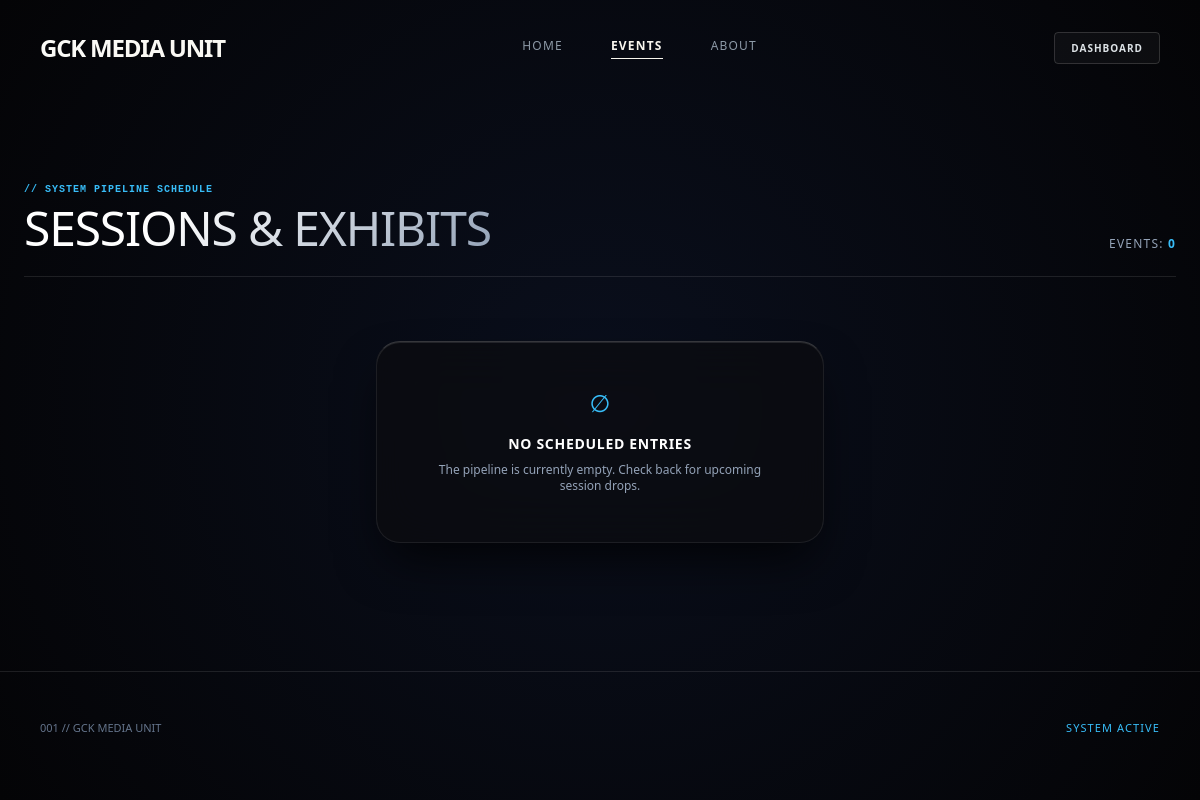
Page /events/ (signed in) on the earlier database version.
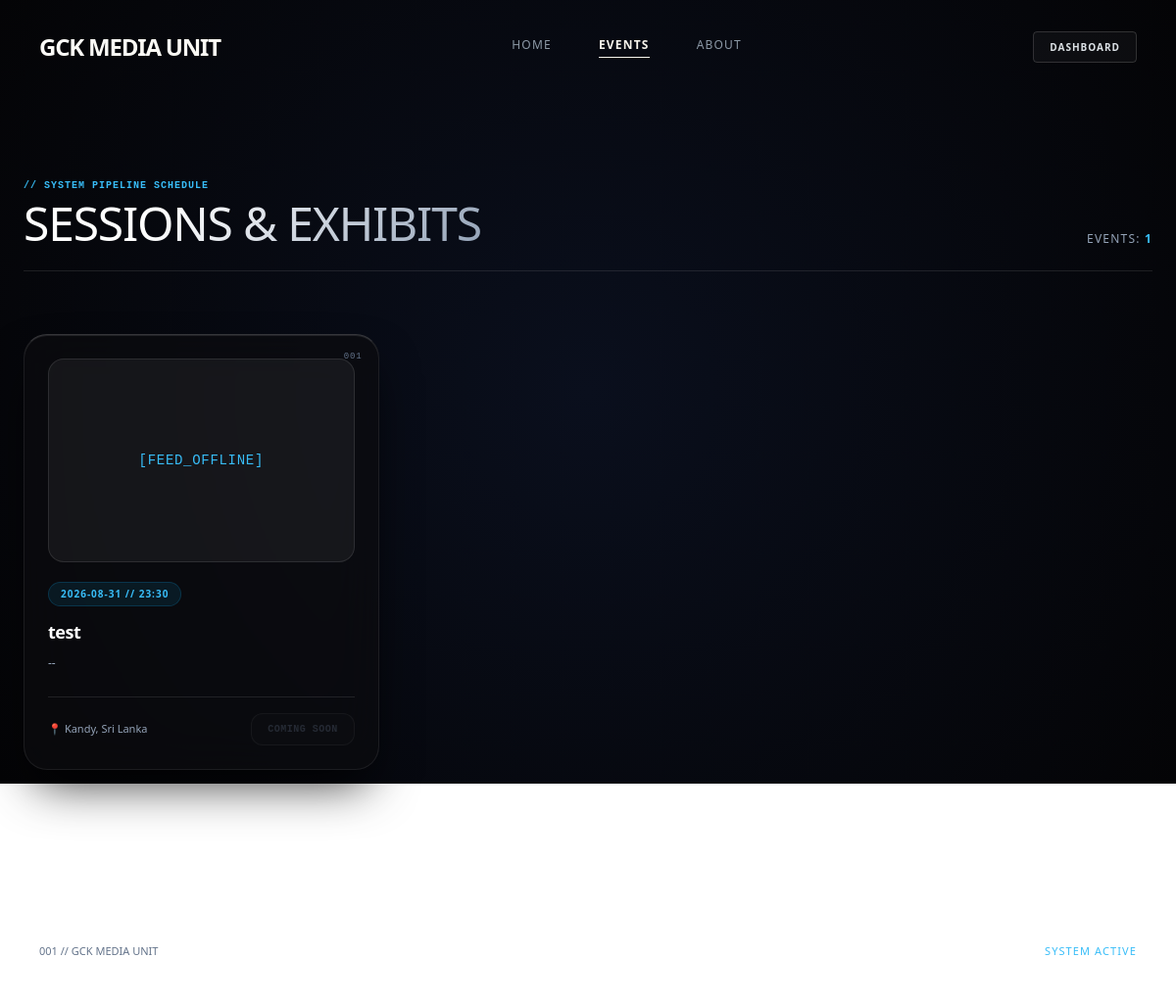
Same page on the later database version.
### myapp/models.py (models this page shows, shortened)
class Event(models.Model):
    title = models.CharField(max_length=200)
    description = models.TextField()
    date = models.DateTimeField()
    location = models.CharField(max_length=250)
    image_url = models.URLField(blank=True, null=True)
    rsvp_link = models.URLField(
        blank=True,
        null=True,
        help_text="Link to sign-up form (e.g., Google Forms, Typeform)"
    )
    created_at = models.DateTimeField(auto_now_add=True)
    history = HistoricalRecords()

### myapp/views.py (the view)
# urls.py: path('events/', views.events_list, name='events'),
def events_list(request):
    all_events = Event.objects.all().order_by('-date')
    upcoming_events = Event.objects.filter(
        date__gte=timezone.now()
    ).order_by('date')
    return render(request, 'myapp/events.html', {'events': all_events})

### myapp/models.py (called while the page is built)
    @classmethod
    def load(cls):
        obj, created = cls.objects.get_or_create(pk=1)
        return obj

### myapp/templates/myapp/events.html (shortened to what this page needs)
<!DOCTYPE html>
<html lang="en">
<head>
    <script src="https://cdn.tailwindcss.com"></script>
</head>
<body class="text-slate-100 min-h-screen font-mono antialiased dot-matrix selection:bg-sky-500 selection:text-black overflow-x-hidden">
    <div id="canvas-container"></div>
    <header class="fixed top-0 left-0 w-full px-4 sm:px-10 py-6 sm:py-8 flex justify-between items-center z-50 mix-blend-difference">
        <a href="/" class="text-xl sm:text-2xl font-bold tracking-tighter text-white font-sans uppercase">
            GCK Media Unit
        </a>
        <nav class="hidden md:flex space-x-12 text-xs uppercase tracking-widest text-slate-400 font-sans">
            <a href="/" class="hover:text-white transition-colors">Home</a>
            <a href="/events/" class="text-white font-semibold border-b border-white pb-1">Events</a>
            <a href="/about/" class="hover:text-white transition-colors">About</a>
        </nav>
        <div>
            {% if user.is_staff %}
                <a href="/admin/" class="action-btn px-3 sm:px-4 py-2 rounded text-[10px] font-semibold text-slate-200 uppercase tracking-widest font-sans">Dashboard</a>
            {% else %}
                <a href="/admin/login/?next=/admin/" class="action-btn px-3 sm:px-4 py-2 rounded text-[10px] font-semibold text-slate-200 uppercase tracking-widest font-sans">AUTH_LOGIN</a>
            {% endif %}
        </div>
    </header>
    <main class="max-w-7xl mx-auto pt-36 sm:pt-44 pb-32 px-4 sm:px-6 relative z-10">
        <div class="mb-16 border-b border-white/10 pb-6 flex flex-col md:flex-row justify-between items-start md:items-end gap-4">
            <div>
                <span class="text-[10px] text-sky-400 font-bold tracking-widest uppercase">// SYSTEM PIPELINE SCHEDULE</span>
                <h1 class="text-2xl sm:text-3xl md:text-5xl font-light gradient-text font-sans tracking-tight mt-1">
                    SESSIONS &amp; EXHIBITS
                </h1>
            </div>
            <div class="text-xs text-slate-400 tracking-widest font-sans">
                EVENTS: <span class="text-sky-400 font-bold">{{ events|length }}</span>
            </div>
        </div>
        {% if events %}
            <div class="grid grid-cols-1 md:grid-cols-2 lg:grid-cols-3 gap-8">
                {% for event in events %}
                    <div class="liquid-glass rounded-3xl p-6 flex flex-col justify-between relative group">
                        <div class="absolute top-4 right-4 text-[9px] text-slate-500 font-mono tracking-widest">00{{ forloop.counter }}</div>
                        <div>
                            {% if event.image_url %}
                                <div class="relative overflow-hidden rounded-2xl mb-5 border border-white/10 group-hover:border-sky-500/40 transition-colors">
                                    <img src="{{ event.image_url }}" alt="{{ event.title }}" class="w-full h-52 object-cover group-hover:scale-105 transition-transform duration-700">
                                </div>
                            {% else %}
                                <div class="w-full h-52 bg-white/5 rounded-2xl mb-5 flex flex-col items-center justify-center border border-white/10 text-slate-400">
                                    <span class="text-sm font-mono tracking-wider text-sky-400">[FEED_OFFLINE]</span>
                                </div>
                            {% endif %}
                            <div class="inline-block px-3 py-1 bg-sky-500/10 border border-sky-500/20 rounded-full text-[10px] font-semibold text-sky-400 mb-3 tracking-widest uppercase font-sans">
                                {{ event.date|date:"Y-m-d // H:i" }}
                            </div>
                            <h2 class="text-lg font-bold mb-2 text-white font-sans tracking-tight">{{ event.title }}</h2>
                            <p class="text-slate-400 text-xs mb-6 line-clamp-3 leading-relaxed font-sans">{{ event.description }}</p>
                        </div>
                        <div class="pt-4 border-t border-white/10 flex justify-between items-center text-[11px]">
                            <span class="text-slate-400 flex items-center gap-1.5 font-sans">
                                📍 {{ event.location }}
                            </span>
                            {% if event.rsvp_link %}
                                <a href="{{ event.rsvp_link }}" target="_blank" rel="noopener noreferrer" class="bg-gradient-to-r from-sky-400 to-indigo-500 text-slate-950 px-4 py-2 rounded-xl font-bold text-[10px] tracking-wider uppercase inline-block shadow-md shadow-sky-500/20 hover:opacity-95 transition">
                                    REGISTER
                                </a>
                            {% else %}
                                <button disabled class="opacity-30 cursor-not-allowed action-btn px-4 py-2 rounded-xl text-slate-500 font-bold text-[10px] tracking-wider uppercase">
                                    COMING SOON
                                </button>
                            {% endif %}
                        </div>
                    </div>
                {% endfor %}
            </div>
        {% else %}
            <div class="liquid-glass max-w-md mx-auto p-12 rounded-3xl text-center">
                <div class="text-2xl text-sky-400 mb-3 animate-pulse">∅</div>
                <h3 class="text-sm font-bold text-white mb-2 font-sans tracking-wider">NO SCHEDULED ENTRIES</h3>
                <p class="text-slate-400 text-xs font-sans">The pipeline is currently empty. Check back for upcoming session drops.</p>
            </div>
        {% endif %}
    </main>
    <footer class="max-w-7xl mx-auto px-6 sm:px-10 py-12 border-t border-white/10 flex flex-col md:flex-row justify-between items-center text-[11px] text-slate-500 relative z-10 font-sans gap-2">
        <div>001 // GCK MEDIA UNIT</div>
        <div class="tracking-widest uppercase text-sky-400">SYSTEM ACTIVE</div>
    </footer>
</body>
</html>

### myapp/templates/myapp/events.html (style rules this page uses)
.dot-matrix { background-image: radial-gradient(rgba(255, 255, 255, 0.06) 1px, transparent 1px); background-size: 24px 24px; }
.liquid-glass { background: rgba(12, 12, 16, 0.68); backdrop-filter: blur(25px); -webkit-backdrop-filter: blur(25px); border: 1px solid rgba(255, 255, 255, 0.08); border-top: 1px solid rgba(255, 255, 255, 0.18); box-shadow: 0 25px 50px -12px rgba(0, 0, 0, 0.8), inset 0 1px 0 0 rgba(255, 255, 255, 0.1); transition: all 0.4s cubic-bezier(0.16, 1, 0.3, 1); }
.action-btn { background: rgba(255, 255, 255, 0.04); border: 1px solid rgba(255, 255, 255, 0.15); transition: all 0.3s cubic-bezier(0.4, 0, 0.2, 1); }
.gradient-text { background: linear-gradient(135deg, #ffffff 30%, #94a3b8 100%); -webkit-background-clip: text; -webkit-text-fill-color: transparent; }
#canvas-container { position: fixed; top: 0; left: 0; width: 100vw; height: 100vh; z-index: 0; background: radial-gradient(circle at center, #0a0f1d 0%, #040406 100%); pointer-events: none; }

Differences in the rows shown:
added Event: shows "[FEED_OFFLINE]", date "2026-08-31 // 23:30", title "test", description "--", location "Kandy, Sri Lanka", shows "COMING SOON"
Other differences:
{{ events|length }}: "0" → "1"
text no longer shown: "∅ NO SCHEDULED ENTRIES The pipeline is currently empty. Check back for upcoming session drops."
